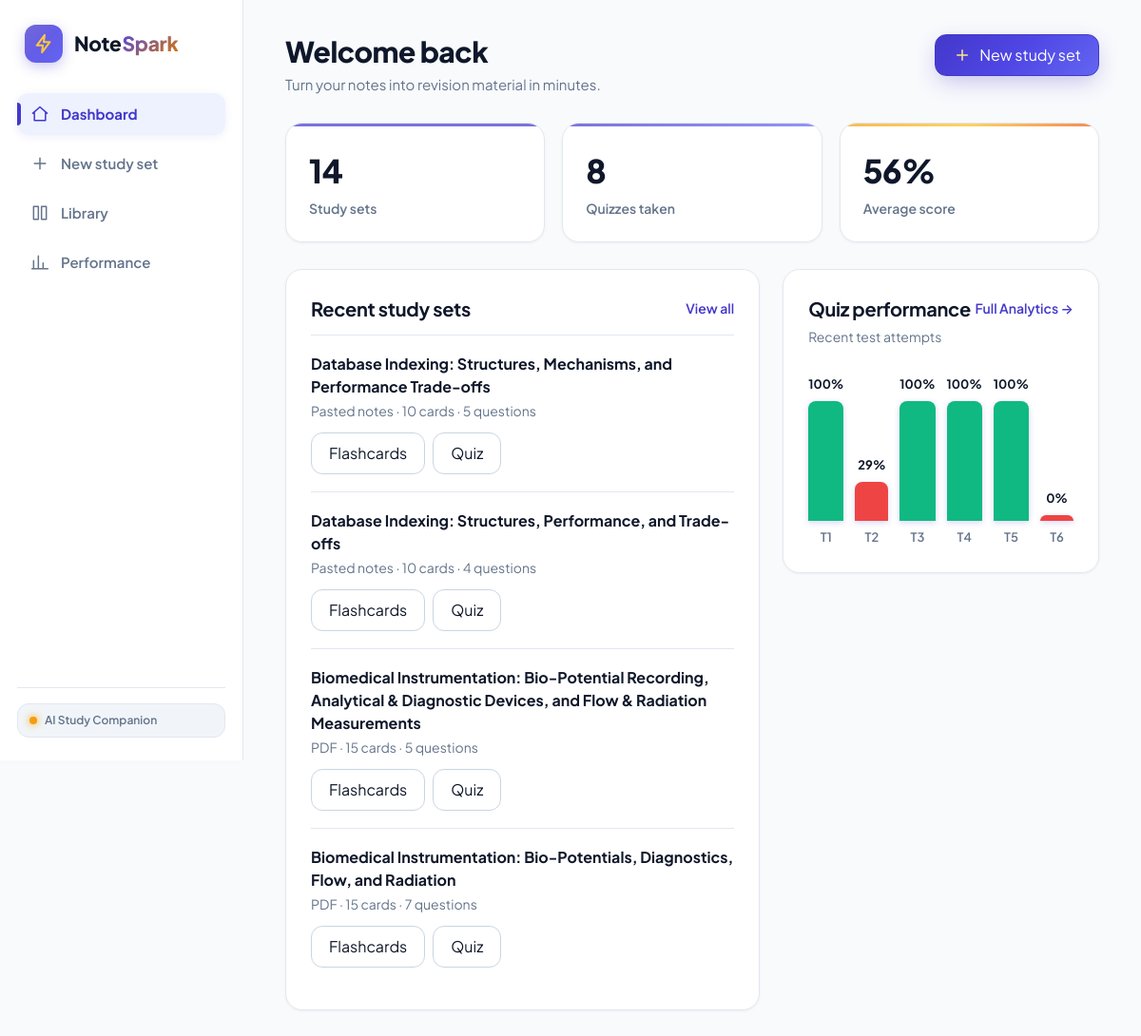
The page / on the database its author committed.
### tables this page shows
CREATE TABLE study_sets (
        id INTEGER PRIMARY KEY AUTOINCREMENT,
        title TEXT NOT NULL,
        source_type TEXT NOT NULL DEFAULT 'Pasted notes',
        original_filename TEXT,
        raw_text TEXT,
        summary TEXT,
        difficulty TEXT DEFAULT 'Medium',
        topic_focus TEXT,
        card_count INTEGER DEFAULT 0,
        question_count INTEGER DEFAULT 0,
        created_at TIMESTAMP DEFAULT CURRENT_TIMESTAMP
    );

CREATE TABLE quiz_attempts (
        id INTEGER PRIMARY KEY AUTOINCREMENT,
        study_set_id INTEGER NOT NULL,
        score_percentage INTEGER NOT NULL,
        correct_count INTEGER NOT NULL,
        total_questions INTEGER NOT NULL,
        answers_json TEXT, -- JSON recording user choices
        completed_at TIMESTAMP DEFAULT CURRENT_TIMESTAMP,
        FOREIGN KEY (study_set_id) REFERENCES study_sets (id) ON DELETE CASCADE
    );

### app.py (the view)
@app.route('/')
def dashboard():
    stats = get_overall_stats()
    all_sets = get_all_study_sets()
    recent_sets = all_sets[:4]
    recent_attempts = get_recent_attempts(limit=6)
    chart_attempts = []
    if recent_attempts:
        for idx, att in enumerate(recent_attempts, start=1):
            pct = att['score_percentage']
            color = '#10B981' if pct >= 80 else ('#F59E0B' if pct >= 60 else '#EF4444')
            chart_attempts.append({
                'label': f"T{idx}",
                'pct': pct,
                'title': att.get('set_title', 'Quiz'),
                'color': color
            })
    return render_template(
        'dashboard.html',
        active_page='dashboard',
        stats=stats,
        recent_sets=recent_sets,
        chart_attempts=chart_attempts
    )

### ai_service.py (called while the page is built)
def get_active_groq_api_key():
    saved_key = get_app_setting('groq_api_key')
    if saved_key and saved_key.strip():
        return saved_key.strip()
    env_key = os.environ.get('GROQ_API_KEY', '')
    if env_key and env_key.strip():
        return env_key.strip()
    return Config.GROQ_API_KEY.strip()

def get_active_groq_model():
    saved_model = get_app_setting('groq_model')
    if saved_model and saved_model.strip():
        return saved_model.strip()
    return os.environ.get('GROQ_MODEL', Config.GROQ_MODEL)

### app.py (called while the page is built)
@app.context_processor
def inject_global_vars():
    groq_key = get_active_groq_api_key()
    groq_model = get_active_groq_model()
    return {
        'has_groq_key': bool(groq_key),
        'groq_model': groq_model
    }

### database.py (called while the page is built)
def get_db_connection():
    conn = sqlite3.connect(Config.DATABASE_PATH)
    conn.row_factory = sqlite3.Row
    return conn

def get_all_study_sets():
    conn = get_db_connection()
    cursor = conn.cursor()
    cursor.execute('SELECT * FROM study_sets ORDER BY created_at DESC')
    sets = [dict(row) for row in cursor.fetchall()]
    conn.close()
    return sets

def get_recent_attempts(limit=6):
    conn = get_db_connection()
    cursor = conn.cursor()
    cursor.execute('''
    SELECT qa.*, ss.title as set_title
    FROM quiz_attempts qa
    JOIN study_sets ss ON qa.study_set_id = ss.id
    ORDER BY qa.completed_at DESC, qa.id DESC
    LIMIT ?
    ''', (limit,))
    attempts = [dict(row) for row in cursor.fetchall()]
    conn.close()
    return list(reversed(attempts))

def get_overall_stats():
    conn = get_db_connection()
    cursor = conn.cursor()
    cursor.execute('SELECT COUNT(*) as count FROM study_sets')
    total_sets = cursor.fetchone()['count']
    cursor.execute('SELECT COUNT(*) as count, AVG(score_percentage) as avg_score, MAX(score_percentage) as max_score FROM quiz_attempts')
    row = cursor.fetchone()
    total_quizzes = row['count']
    avg_score = round(row['avg_score'] or 0)
    highest_score = row['max_score'] or 0
    cursor.execute('SELECT COUNT(*) as count FROM flashcards')
    total_cards = cursor.fetchone()['count']
    conn.close()
    return {
        'total_sets': total_sets,
        'total_quizzes': total_quizzes,
        'avg_score': avg_score,
        'highest_score': highest_score,
        'total_cards': total_cards
    }

### templates/dashboard.html (shortened to what this page needs)
{% extends "base.html" %}
{% block content %}
<div class="page-header">
  <div>
    <h1 class="page-title">Welcome back</h1>
    <p class="page-subtitle">Turn your notes into revision material in minutes.</p>
  </div>
  <div style="display:flex;gap:12px;flex-wrap:wrap">
    <a href="{{ url_for('new_study_set') }}" class="btn btn-primary">
      <svg width="20" height="20" viewBox="0 0 24 24" fill="none" stroke="currentColor" stroke-width="1.8">
        <path d="M12 5v14M5 12h14"></path>
      </svg>
      New study set
    </a>
  </div>
</div>
<div class="stats-grid">
  <div class="stat-card">
    <div class="stat-value">{{ stats.total_sets }}</div>
    <div class="stat-label">Study sets</div>
  </div>
  <div class="stat-card">
    <div class="stat-value">{{ stats.total_quizzes }}</div>
    <div class="stat-label">Quizzes taken</div>
  </div>
  <div class="stat-card">
    <div class="stat-value">{{ stats.avg_score }}%</div>
    <div class="stat-label">Average score</div>
  </div>
</div>
<div class="two-col">
  <section class="card-box">
    <div style="display:flex;justify-content:space-between;align-items:center;margin-bottom:12px;">
      <h2 class="card-title" style="margin:0;">Recent study sets</h2>
      <a href="{{ url_for('library') }}" style="color:var(--primary);font-size:14px;font-weight:600;text-decoration:none;">View all</a>
    </div>
    {% if recent_sets %}
      {% for item in recent_sets %}
        <div class="study-set-row">
          <div>
            <div class="set-title">{{ item.title }}</div>
            <div class="set-meta">{{ item.source_type }} · {{ item.card_count }} cards · {{ item.question_count }} questions</div>
          </div>
          <div style="display:flex;gap:8px">
            <a href="{{ url_for('view_flashcards', set_id=item.id) }}" class="btn">Flashcards</a>
            <a href="{{ url_for('take_quiz', set_id=item.id) }}" class="btn">Quiz</a>
          </div>
        </div>
      {% endfor %}
    {% else %}
      <div style="text-align:center;padding:36px 12px;color:var(--text-muted);">
        <p style="margin-bottom:14px;">No study sets yet. Upload notes or PDFs to create your first set!</p>
        <a href="{{ url_for('new_study_set') }}" class="btn btn-primary">Create a study set</a>
      </div>
    {% endif %}
  </section>
  <section class="card-box">
    <div style="display:flex;justify-content:space-between;align-items:center;margin-bottom:4px;">
      <h2 class="card-title" style="margin:0;">Quiz performance</h2>
      <a href="{{ url_for('performance') }}" style="color:var(--primary);font-size:14px;font-weight:600;text-decoration:none;">Full Analytics →</a>
    </div>
    <p style="margin:0 0 16px;color:var(--text-muted);font-size:14px;">Recent test attempts</p>
    {% if chart_attempts %}
      <div class="perf-chart" role="img" aria-label="Bar chart of last quiz scores">
        {% for att in chart_attempts %}
          <div class="chart-bar-col" title="{{ att.title }}: {{ att.pct }}%">
            <span class="chart-bar-val">{{ att.pct }}%</span>
            <div class="chart-bar-fill" style="height: {{ (att.pct * 1.4)|round }}px; background: {{ att.color or 'var(--primary-gradient)' }};"></div>
            <span class="chart-bar-label">{{ att.label }}</span>
          </div>
        {% endfor %}
      </div>
    {% else %}
      <div style="text-align:center;padding:36px 12px;color:var(--text-muted);">
        <p style="margin-bottom:12px;">No quiz attempts recorded yet.</p>
        <a href="{{ url_for('library') }}" class="btn">Take your first quiz</a>
      </div>
    {% endif %}
  </section>
</div>
{% endblock %}

### templates/base.html (shortened to what this page needs)
<!DOCTYPE html>
<html lang="en">
<head>
  <link rel="stylesheet" href="{{ url_for('static', filename='css/style.css') }}">
</head>
<body>
  <div class="shell">
    <nav class="side" aria-label="Main Navigation">
      <a href="{{ url_for('dashboard') }}" class="brand">
        <span class="brand-icon">
          <svg class="brand-spark-svg" width="22" height="22" viewBox="0 0 24 24" fill="none" stroke="currentColor" stroke-width="2.2" stroke-linecap="round" stroke-linejoin="round">
            <path d="M13 2L4 14h7l-1 8 9-12h-7z"></path>
          </svg>
        </span>
        <span class="brand-text">Note<span class="spark-gradient-text">Spark</span></span>
      </a>
      <a href="{{ url_for('dashboard') }}" class="nav-link {% if active_page == 'dashboard' %}active{% endif %}">
        <svg width="20" height="20" viewBox="0 0 24 24" fill="none" stroke="currentColor" stroke-width="1.8" stroke-linecap="round" stroke-linejoin="round">
          <path d="M3 11l9-8 9 8M5 10v10h14V10"></path>
        </svg>
        <span>Dashboard</span>
      </a>
      <a href="{{ url_for('new_study_set') }}" class="nav-link {% if active_page == 'new_set' %}active{% endif %}">
        <svg width="20" height="20" viewBox="0 0 24 24" fill="none" stroke="currentColor" stroke-width="1.8" stroke-linecap="round" stroke-linejoin="round">
          <path d="M12 5v14M5 12h14"></path>
        </svg>
        <span>New study set</span>
      </a>
      <a href="{{ url_for('library') }}" class="nav-link {% if active_page == 'library' %}active{% endif %}">
        <svg width="20" height="20" viewBox="0 0 24 24" fill="none" stroke="currentColor" stroke-width="1.8" stroke-linecap="round" stroke-linejoin="round">
          <path d="M4 4h6v16H4zM14 4h6v16h-6z"></path>
        </svg>
        <span>Library</span>
      </a>
      <a href="{{ url_for('performance') }}" class="nav-link {% if active_page == 'performance' %}active{% endif %}">
        <svg width="20" height="20" viewBox="0 0 24 24" fill="none" stroke="currentColor" stroke-width="1.8" stroke-linecap="round" stroke-linejoin="round">
          <path d="M4 20V10M10 20V4M16 20v-7M22 20H2"></path>
        </svg>
        <span>Performance</span>
      </a>
      <div class="side-footer-clean">
        <div class="brand-tagline-badge">
          <span class="spark-dot-pulse"></span>
          <span>AI Study Companion</span>
        </div>
      </div>
    </nav>
    <main class="main">
      {% block content %}{% endblock %}
    </main>
  </div>
</body>
</html>

### rows shown on the page
study_sets: title "Database Indexing: Structures, Mechanisms, and Performance Trade-offs", source_type "Pasted notes", card_count "10", question_count "5"
study_sets: title "Database Indexing: Structures, Performance, and Trade-offs", source_type "Pasted notes", card_count "10", question_count "4"
study_sets: title "Biomedical Instrumentation: Bio-Potential Recording, Analytical & Diagnostic Devices, and Flow & Radiation Measurements", source_type "PDF", card_count "15", question_count "5"
study_sets: title "Biomedical Instrumentation: Bio-Potentials, Diagnostics, Flow, and Radiation", source_type "PDF", card_count "15", question_count "7"
quiz_attempts: pct "100", {{ (att.pct * 1.4)|round }} 140.0 (drawn), label "T1"
quiz_attempts: pct "29", {{ (att.pct * 1.4)|round }} 41.0 (drawn), label "T2"
quiz_attempts: pct "100", {{ (att.pct * 1.4)|round }} 140.0 (drawn), label "T3"
quiz_attempts: pct "100", {{ (att.pct * 1.4)|round }} 140.0 (drawn), label "T4"
quiz_attempts: pct "100", {{ (att.pct * 1.4)|round }} 140.0 (drawn), label "T5"
quiz_attempts: pct "0", {{ (att.pct * 1.4)|round }} 0.0 (drawn), label "T6"

### other values the page prints
{{ stats.total_sets }} "14"
{{ stats.total_quizzes }} "8"
{{ stats.avg_score }} "56"
